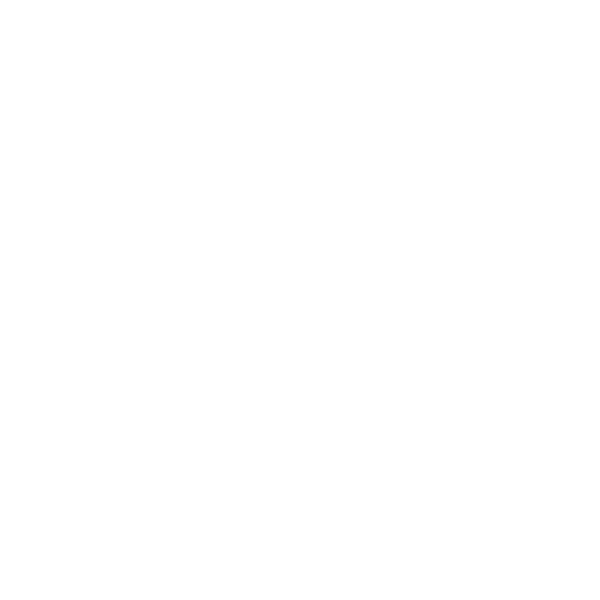
Frame 1 (no input)
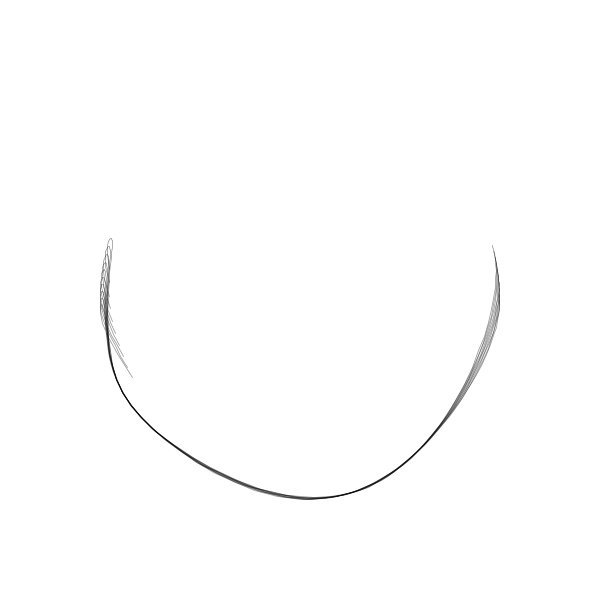
Frame 60 (the mouse pressed at the canvas centre just before this capture)
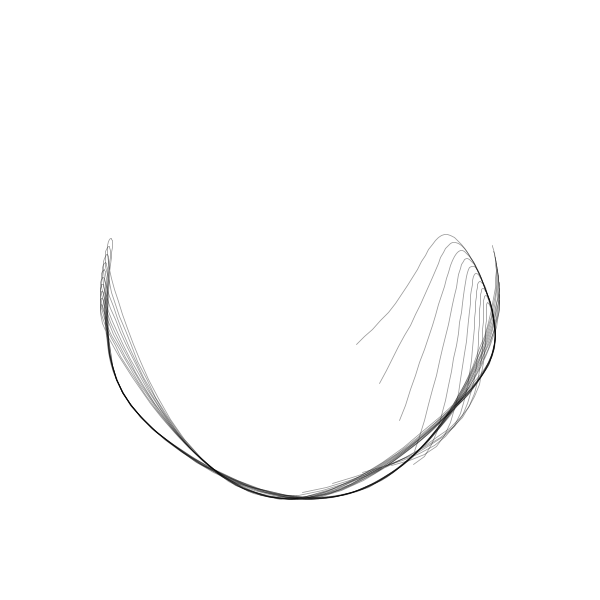
Frame 120 (the mouse held since frame 60 and released just before this capture)

The Processing sketch that drew these frames (run headless with seeded random() and noise(); from frame 60 on, the mouse is pressed at the canvas centre):

// Processing sketch: sketch_191214b
// ── sketch_191214b.pde

ArrayList<Pendulum> pendulums = new ArrayList<Pendulum>();

void setup() {
  size(600, 600);

  PVector p0 = new PVector(width/2, height/2);
  float r = 100;
  float theta = PI/2;
  float m = 1;

  for (int i=0; i<10; i++) {
    pendulums.add(new Pendulum(p0, r, theta, m));
    theta = theta + PI/100;
  }
}

void draw() {
  background(255); 

  for (Pendulum p : pendulums) {
    p.update();
    p.display();
  }
}

// ── Pendulum.pde
class Pendulum {
  PVector p0, p1, p2;
  PVector q, qp, qpp;
  float r1, r2, m1, m2, g=1;
  ArrayList<PVector> history = new ArrayList<PVector>();
  boolean display_trace = true, display_pendulum = false;

  Pendulum(PVector p0, float r1, float r2, float theta, float phi, float m1, float m2) {
    this.p0 = p0;
    this.r1 = r1;
    this.r2 = r2;
    this.m1 = m1;
    this.m2 = m1;
    this.q = new PVector(theta, phi);
    this.qp = new PVector(0, 0);
    this.qpp = new PVector(0, 0);
  }

  Pendulum(PVector p0, float r, float theta, float m) {
    this.p0 = p0;
    this.r1 = r;
    this.r2 = r;
    this.m1 = m;
    this.m2 = m;
    this.q = new PVector(theta, theta);
    this.qp = new PVector(0, 0);   
    this.qpp = new PVector(0, 0);
  }

  void lagrangeEq() {
    float num1 = -g * (2 * m1 + m2) * sin(q.x);
    float num2 = -m2 * g * sin(q.x-2*q.y);
    float num3 = -2*sin(q.x-q.y)*m2;
    float num4 = qp.y*qp.y*r2+qp.x*qp.x*r1*cos(q.x-q.y);
    float den = r1 * (2*m1+m2-m2*cos(2*q.x-2*q.y));
    qpp.x = (num1 + num2 + num3*num4) / den;

    num1 = 2 * sin(q.x-q.y);
    num2 = (qp.x*qp.x*r1*(m1+m2));
    num3 = g * (m1 + m2) * cos(q.x);
    num4 = qp.y*qp.y*r2*m2*cos(q.x-q.y);
    den = r2 * (2*m1+m2-m2*cos(2*q.x-2*q.y));
    qpp.y= (num1*(num2+num3+num4)) / den;
  }


  void update() {
    lagrangeEq();
    qp = qp.add(qpp);
    q = q.add(qp);

    qp = qp.mult(0.999); // damping

    p1 = PVector.add(p0, new PVector(r1*sin(q.x), r1*cos(q.x)));
    p2 = PVector.add(p1, new PVector(r2*sin(q.y), r2*cos(q.y)));

    history.add(p2);
    if (history.size() > 200) {
      history.remove(0);
    }
  }

  void display() {

    if (display_pendulum) {
      fill(0);
      noStroke();
      circle(p0.x, p0.y, 10);
      circle(p1.x, p1.y, 10);
      circle(p2.x, p2.y, 10);
      stroke(0, 0, 0, 100);
      strokeWeight(1);
      line(p0.x, p0.y, p1.x, p1.y);
      line(p1.x, p1.y, p2.x, p2.y);
    }
    if (display_trace) {
      noFill();
      strokeWeight(0.8);
      stroke(0, 0, 0, 100);
      beginShape();
      for (PVector p : history) {
        vertex(p.x, p.y);
      }
      endShape();
    }
  }
}
